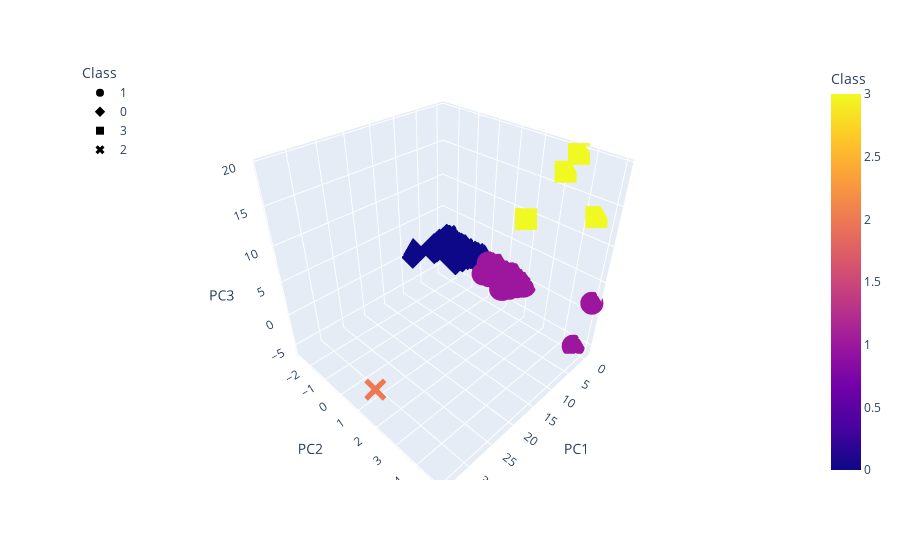

Notebook code for this chart:
### Markdown cell above
### Deliverable 4: Visualizing Cryptocurrencies Results

#### 3D-Scatter with Clusters

### Code cell
# Creating a 3D-Scatter with the PCA data and the clusters
# Plot the 3D-scatter with x="Annual Income", y="Spending Score (1-100)" and z="Age"
fig = px.scatter_3d(
    clustered_df,
    x="PC1",
    y="PC2",
    z="PC3",
    hover_data=["Algorithm"],
    hover_name= "CoinName",    
    color="Class",
    symbol="Class",


)
fig.update_layout(legend=dict(x=0, y=1))
fig.show()

### Figure 1 — Plotly figure (JSON) as saved in the notebook; plotly's stock layout.template omitted (floating-point values rounded to 4 significant figures; data arrays with more than 128 entries replaced by an {"elided": "..."} marker saying what was removed)
{"data": [{"customdata": {"elided": "287x1 str values"}, "hovertemplate": "<b>%{hovertext}</b><br><br>Class=%{marker.color}<br>PC1=%{x}<br>PC2=%{y}<br>PC3=%{z}<br>Algorithm=%{customdata[0]}<extra></extra>", "hovertext": {"elided": "287 str values"}, "legendgroup": "1", "marker": {"color": {"elided": "287 int values"}, "coloraxis": "coloraxis", "symbol": "circle"}, "mode": "markers", "name": "1", "scene": "scene", "showlegend": true, "type": "scatter3d", "x": {"elided": "287 float values"}, "y": {"elided": "287 float values"}, "z": {"elided": "287 float values"}}, {"customdata": {"elided": "240x1 str values"}, "hovertemplate": "<b>%{hovertext}</b><br><br>Class=%{marker.color}<br>PC1=%{x}<br>PC2=%{y}<br>PC3=%{z}<br>Algorithm=%{customdata[0]}<extra></extra>", "hovertext": {"elided": "240 str values"}, "legendgroup": "0", "marker": {"color": {"elided": "240 int values"}, "coloraxis": "coloraxis", "symbol": "diamond"}, "mode": "markers", "name": "0", "scene": "scene", "showlegend": true, "type": "scatter3d", "x": {"elided": "240 float values"}, "y": {"elided": "240 float values"}, "z": {"elided": "240 float values"}}, {"customdata": [["VeChainThor Authority"], ["SHA-256 + Hive"], ["Proof-of-Authority"], ["Leased POS"]], "hovertemplate": "<b>%{hovertext}</b><br><br>Class=%{marker.color}<br>PC1=%{x}<br>PC2=%{y}<br>PC3=%{z}<br>Algorithm=%{customdata[0]}<extra></extra>", "hovertext": ["Vechain", "LitecoinCash", "Poa Network", "Waves"], "legendgroup": "3", "marker": {"color": [3, 3, 3, 3], "coloraxis": "coloraxis", "symbol": "square"}, "mode": "markers", "name": "3", "scene": "scene", "showlegend": true, "type": "scatter3d", "x": [4.396, -0.3609, -0.4411, -0.4045], "y": [2.448, 3.475, 4.467, 3.086], "z": [11.59, 19.45, 13.12, 17.0]}, {"customdata": [["TRC10"]], "hovertemplate": "<b>%{hovertext}</b><br><br>Class=%{marker.color}<br>PC1=%{x}<br>PC2=%{y}<br>PC3=%{z}<br>Algorithm=%{customdata[0]}<extra></extra>", "hovertext": ["BitTorrent"], "legendgroup": "2", "marker": {"color": [2], "coloraxis": "coloraxis", "symbol": "x"}, "mode": "markers", "name": "2", "scene": "scene", "showlegend": true, "type": "scatter3d", "x": [34.06], "y": [1.868], "z": [-1.345]}], "layout": {"coloraxis": {"colorbar": {"title": {"text": "Class"}}, "colorscale": [[0, "#0d0887"], [0.1111, "#46039f"], [0.2222, "#7201a8"], [0.3333, "#9c179e"], [0.4444, "#bd3786"], [0.5556, "#d8576b"], [0.6667, "#ed7953"], [0.7778, "#fb9f3a"], [0.8889, "#fdca26"], [1, "#f0f921"]]}, "legend": {"title": {"text": "Class"}, "tracegroupgap": 0, "x": 0, "y": 1}, "margin": {"t": 60}, "scene": {"domain": {"x": [0, 1], "y": [0, 1]}, "xaxis": {"title": {"text": "PC1"}}, "yaxis": {"title": {"text": "PC2"}}, "zaxis": {"title": {"text": "PC3"}}}}}
